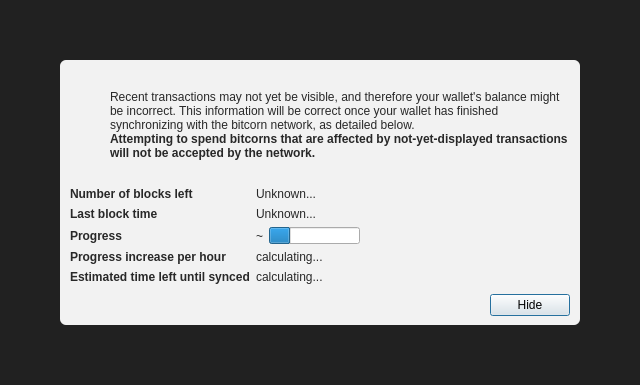
<?xml version="1.0" encoding="UTF-8"?>
<ui version="4.0">
 <class>ModalOverlay</class>
 <widget class="ModalOverlay" name="ModalOverlay">
  <property name="geometry">
   <rect>
    <x>0</x>
    <y>0</y>
    <width>640</width>
    <height>385</height>
   </rect>
  </property>
  <property name="windowTitle">
   <string>Form</string>
  </property>
  <layout class="QVBoxLayout" name="verticalLayout" stretch="0">
   <property name="sizeConstraint">
    <enum>QLayout::SetDefaultConstraint</enum>
   </property>
   <property name="leftMargin">
    <number>0</number>
   </property>
   <property name="topMargin">
    <number>0</number>
   </property>
   <property name="rightMargin">
    <number>0</number>
   </property>
   <property name="bottomMargin">
    <number>0</number>
   </property>
   <item>
    <widget class="QWidget" name="bgWidget" native="true">
     <property name="styleSheet">
      <string notr="true">#bgWidget { background: rgba(0,0,0,220); }</string>
     </property>
     <layout class="QVBoxLayout" name="verticalLayoutMain" stretch="1">
      <property name="leftMargin">
       <number>60</number>
      </property>
      <property name="topMargin">
       <number>60</number>
      </property>
      <property name="rightMargin">
       <number>60</number>
      </property>
      <property name="bottomMargin">
       <number>60</number>
      </property>
      <item>
       <widget class="QWidget" name="contentWidget" native="true">
        <property name="styleSheet">
         <string notr="true">#contentWidget { background: rgba(255,255,255,240); border-radius: 6px; }

QLabel { color: rgb(40,40,40);  }</string>
        </property>
        <layout class="QVBoxLayout" name="verticalLayoutSub" stretch="1,0,0,0">
         <property name="spacing">
          <number>0</number>
         </property>
         <property name="leftMargin">
          <number>10</number>
         </property>
         <property name="topMargin">
          <number>10</number>
         </property>
         <property name="rightMargin">
          <number>10</number>
         </property>
         <property name="bottomMargin">
          <number>10</number>
         </property>
         <item>
          <layout class="QHBoxLayout" name="horizontalLayoutIconText" stretch="0,1">
           <property name="topMargin">
            <number>20</number>
           </property>
           <item>
            <layout class="QVBoxLayout" name="verticalLayoutIcon">
             <property name="leftMargin">
              <number>0</number>
             </property>
             <item>
              <widget class="QPushButton" name="warningIcon">
               <property name="enabled">
                <bool>false</bool>
               </property>
               <property name="text">
                <string/>
               </property>
               <property name="icon">
                <iconset>
                 <normaloff>:/icons/warning</normaloff>
                 <disabledoff>:/icons/warning</disabledoff>:/icons/warning</iconset>
               </property>
               <property name="iconSize">
                <size>
                 <width>48</width>
                 <height>48</height>
                </size>
               </property>
               <property name="flat">
                <bool>true</bool>
               </property>
              </widget>
             </item>
             <item>
              <spacer name="verticalSpacerWarningIcon">
               <property name="orientation">
                <enum>Qt::Vertical</enum>
               </property>
               <property name="sizeHint" stdset="0">
                <size>
                 <width>20</width>
                 <height>40</height>
                </size>
               </property>
              </spacer>
             </item>
            </layout>
           </item>
           <item>
            <layout class="QVBoxLayout" name="verticalLayoutInfoText">
             <property name="leftMargin">
              <number>0</number>
             </property>
             <property name="topMargin">
              <number>0</number>
             </property>
             <item>
              <widget class="QLabel" name="infoText">
               <property name="text">
                <string>Recent transactions may not yet be visible, and therefore your wallet's balance might be incorrect. This information will be correct once your wallet has finished synchronizing with the bitcorn network, as detailed below.</string>
               </property>
               <property name="textFormat">
                <enum>Qt::RichText</enum>
               </property>
               <property name="wordWrap">
                <bool>true</bool>
               </property>
              </widget>
             </item>
             <item>
              <widget class="QLabel" name="infoTextStrong">
               <property name="font">
                <font>
                 <weight>75</weight>
                 <bold>true</bold>
                </font>
               </property>
               <property name="text">
                <string>Attempting to spend bitcorns that are affected by not-yet-displayed transactions will not be accepted by the network.</string>
               </property>
               <property name="textFormat">
                <enum>Qt::RichText</enum>
               </property>
               <property name="wordWrap">
                <bool>true</bool>
               </property>
              </widget>
             </item>
             <item>
              <spacer name="verticalSpacerInTextSpace">
               <property name="orientation">
                <enum>Qt::Vertical</enum>
               </property>
               <property name="sizeHint" stdset="0">
                <size>
                 <width>20</width>
                 <height>40</height>
                </size>
               </property>
              </spacer>
             </item>
            </layout>
           </item>
          </layout>
         </item>
         <item>
          <spacer name="verticalSpacerAfterText">
           <property name="orientation">
            <enum>Qt::Vertical</enum>
           </property>
           <property name="sizeHint" stdset="0">
            <size>
             <width>20</width>
             <height>40</height>
            </size>
           </property>
          </spacer>
         </item>
         <item>
          <layout class="QFormLayout" name="formLayout">
           <property name="fieldGrowthPolicy">
            <enum>QFormLayout::FieldsStayAtSizeHint</enum>
           </property>
           <property name="horizontalSpacing">
            <number>6</number>
           </property>
           <property name="verticalSpacing">
            <number>6</number>
           </property>
           <property name="topMargin">
            <number>10</number>
           </property>
           <item row="0" column="0">
            <widget class="QLabel" name="labelNumberOfBlocksLeft">
             <property name="font">
              <font>
               <weight>75</weight>
               <bold>true</bold>
              </font>
             </property>
             <property name="text">
              <string>Number of blocks left</string>
             </property>
            </widget>
           </item>
           <item row="0" column="1">
            <widget class="QLabel" name="numberOfBlocksLeft">
             <property name="text">
              <string>Unknown...</string>
             </property>
            </widget>
           </item>
           <item row="1" column="0">
            <widget class="QLabel" name="labelLastBlockTime">
             <property name="font">
              <font>
               <weight>75</weight>
               <bold>true</bold>
              </font>
             </property>
             <property name="text">
              <string>Last block time</string>
             </property>
            </widget>
           </item>
           <item row="1" column="1">
            <widget class="QLabel" name="newestBlockDate">
             <property name="sizePolicy">
              <sizepolicy hsizetype="Maximum" vsizetype="Preferred">
               <horstretch>0</horstretch>
               <verstretch>0</verstretch>
              </sizepolicy>
             </property>
             <property name="text">
              <string>Unknown...</string>
             </property>
            </widget>
           </item>
           <item row="2" column="0">
            <widget class="QLabel" name="labelSyncDone">
             <property name="font">
              <font>
               <weight>75</weight>
               <bold>true</bold>
              </font>
             </property>
             <property name="text">
              <string>Progress</string>
             </property>
            </widget>
           </item>
           <item row="2" column="1">
            <layout class="QHBoxLayout" name="horizontalLayoutSync" stretch="0,1">
             <item>
              <widget class="QLabel" name="percentageProgress">
               <property name="text">
                <string notr="true">~</string>
               </property>
              </widget>
             </item>
             <item>
              <widget class="QProgressBar" name="progressBar">
               <property name="value">
                <number>24</number>
               </property>
               <property name="format">
                <string/>
               </property>
              </widget>
             </item>
            </layout>
           </item>
           <item row="4" column="0">
            <widget class="QLabel" name="labelProgressIncrease">
             <property name="font">
              <font>
               <weight>75</weight>
               <bold>true</bold>
              </font>
             </property>
             <property name="text">
              <string>Progress increase per hour</string>
             </property>
            </widget>
           </item>
           <item row="4" column="1">
            <widget class="QLabel" name="progressIncreasePerH">
             <property name="text">
              <string>calculating...</string>
             </property>
            </widget>
           </item>
           <item row="5" column="0">
            <widget class="QLabel" name="labelEstimatedTimeLeft">
             <property name="font">
              <font>
               <weight>75</weight>
               <bold>true</bold>
              </font>
             </property>
             <property name="text">
              <string>Estimated time left until synced</string>
             </property>
            </widget>
           </item>
           <item row="5" column="1">
            <widget class="QLabel" name="expectedTimeLeft">
             <property name="text">
              <string>calculating...</string>
             </property>
            </widget>
           </item>
          </layout>
         </item>
         <item>
          <layout class="QHBoxLayout" name="horizontalLayoutButtons">
           <property name="leftMargin">
            <number>10</number>
           </property>
           <property name="topMargin">
            <number>10</number>
           </property>
           <item>
            <spacer name="horizontalSpacer">
             <property name="orientation">
              <enum>Qt::Horizontal</enum>
             </property>
             <property name="sizeHint" stdset="0">
              <size>
               <width>40</width>
               <height>20</height>
              </size>
             </property>
            </spacer>
           </item>
           <item>
            <widget class="QPushButton" name="closeButton">
             <property name="text">
              <string>Hide</string>
             </property>
             <property name="focusPolicy">
              <enum>Qt::StrongFocus</enum>
             </property>
             <property name="default">
              <bool>true</bool>
             </property>
            </widget>
           </item>
          </layout>
         </item>
        </layout>
       </widget>
      </item>
     </layout>
    </widget>
   </item>
  </layout>
 </widget>
 <customwidgets>
  <customwidget>
   <class>ModalOverlay</class>
   <extends>QWidget</extends>
   <header>qt/modaloverlay.h</header>
   <container>1</container>
  </customwidget>
 </customwidgets>
 <resources/>
 <connections/>
</ui>
